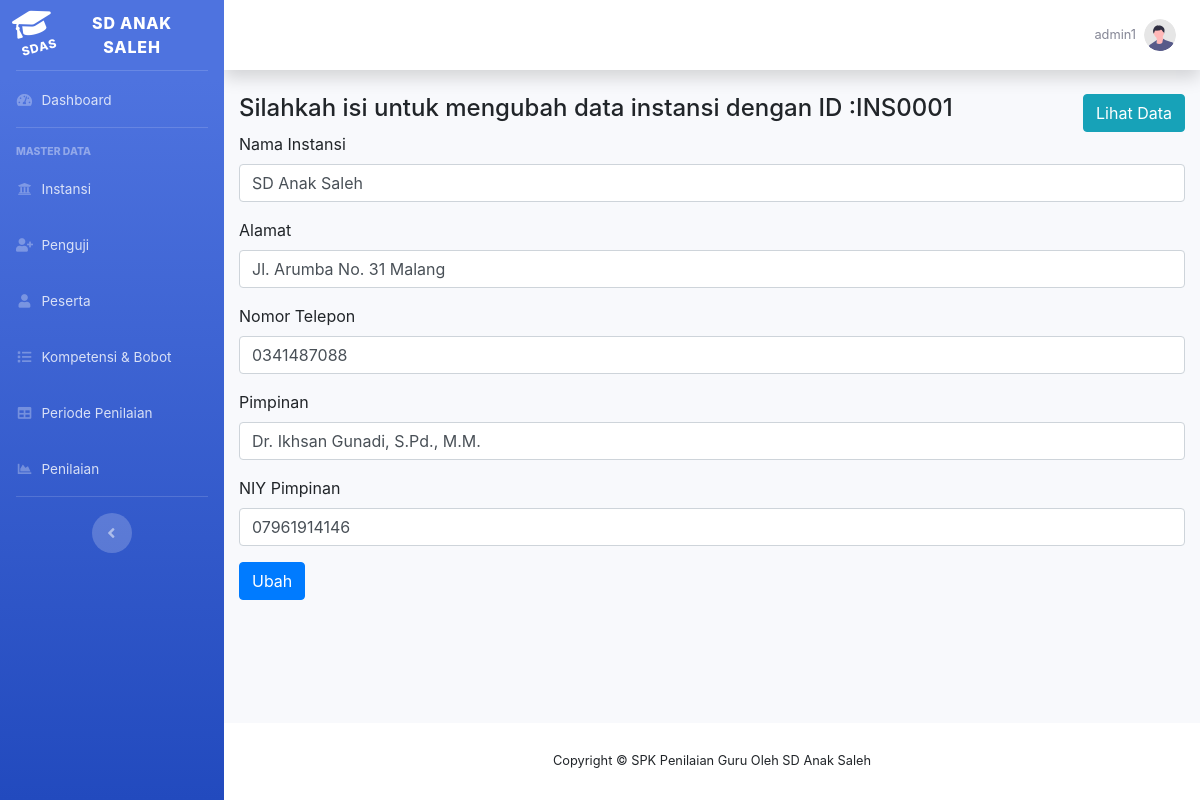
Screenshot of /instansi_edit.php?kode=INS0001 (signed in) with the database file from the repository.
### tables this page shows
CREATE TABLE `instansi` (
  `instansi_id` varchar(10) NOT NULL,
  `instansi_nama` varchar(100) NOT NULL,
  `instansi_alamat` varchar(100) DEFAULT NULL,
  `instansi_notelp` varchar(15) DEFAULT NULL,
  `instansi_pimpinan` varchar(100) NOT NULL,
  `instansi_pimpinannuptk` varchar(100) DEFAULT NULL
);

### config.php (called while the page is built, shortened)
<?php
	$database = 'mcdm_pkg';
?>

### crud.php (called while the page is built, shortened)
<?php
    function ambileditinstansi($aid) {
        include('config.php');
        $query = "SELECT * FROM instansi WHERE instansi_id='$aid'";
        $result = mysqli_query($db,$query);
        return $result;
    }

### instansi_edit.php (the view, shortened to what this page needs)
<?php
include ("header.php");
require 'crud.php';
$book = ambileditinstansi($_GET['kode']);
$edit = mysqli_fetch_assoc($book);
?>
<div class="row">
  <div class="col-auto mr-auto"><h4>Silahkah isi untuk mengubah data instansi dengan ID :<?php echo $edit['instansi_id']; ?></h4></div>
  <div class="col-auto"><a  href="instansi_view.php" class="btn btn-info">Lihat Data</i></a></div>
</div>
<form  method="post">
    <div class="form-group">
        <label>Nama Instansi</label>
        <input type="text" class="form-control" placeholder="Silahkan isi dengan Nama Instansi" name="nama" value="<?php echo $edit['instansi_nama']; ?>" required/>
    </div>
    <div class="form-group">
        <label>Alamat</label>
        <input type="text" class="form-control" placeholder="Silahkan isi dengan alamat" name="alamat" value="<?php echo $edit['instansi_alamat']; ?>"/>
    </div>
    <div class="form-group">
        <label>Nomor Telepon</label>
        <input type="number" class="form-control" placeholder="Silahkan isi dengan momor telepon" name="notelp" value="<?php echo $edit['instansi_notelp']; ?>"/>
    </div>
    <div class="form-group">
        <label>Pimpinan</label>
        <input type="text" class="form-control" placeholder="Silahkan isi dengan Pimpinan Instansi" name="pimpinan" value="<?php echo $edit['instansi_pimpinan']; ?>"/>
    </div>
    <div class="form-group">
        <label>NIY Pimpinan</label>
        <input type="text" class="form-control" placeholder="Silahkan isi dengan NUPTK Pimpinan" name="nuptk" value="<?php echo $edit['instansi_pimpinannuptk']; ?>"/>
    </div>
    <button  type="submit" class="btn btn-primary" name="kirim">
        Ubah
    </button>
</form>
<br/>
<?php
include ("footer.php");
?>

### rows the page displays
instansi: instansi_id "INS0001", nama "SD Anak Saleh", alamat "Jl. Arumba No. 31 Malang", notelp "0341487088", pimpinan "Dr. Ikhsan Gunadi, S.Pd., M.M.", nuptk "07961914146"

### other values shown
$_SESSION['username'] "admin1"
